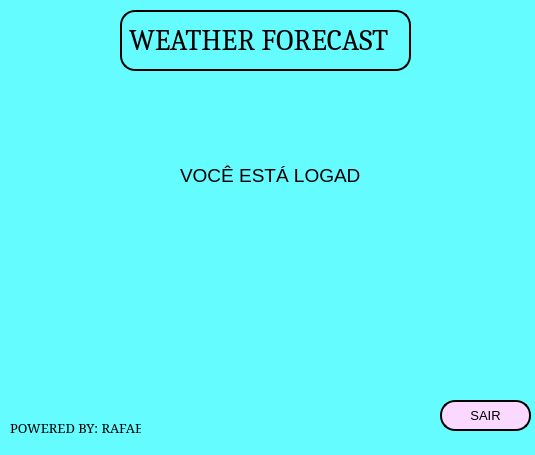
<?xml version="1.0" encoding="UTF-8"?>
<ui version="4.0">
 <class>MainWindow</class>
 <widget class="QMainWindow" name="MainWindow">
  <property name="geometry">
   <rect>
    <x>0</x>
    <y>0</y>
    <width>535</width>
    <height>455</height>
   </rect>
  </property>
  <property name="windowTitle">
   <string>MainWindow</string>
  </property>
  <property name="styleSheet">
   <string notr="true">background-color: rgb(101, 252, 255);</string>
  </property>
  <widget class="QWidget" name="centralwidget">
   <widget class="QLabel" name="labeltext0">
    <property name="geometry">
     <rect>
      <x>120</x>
      <y>10</y>
      <width>291</width>
      <height>61</height>
     </rect>
    </property>
    <property name="font">
     <font>
      <family>Cambria</family>
      <pointsize>22</pointsize>
     </font>
    </property>
    <property name="styleSheet">
     <string notr="true">background-color: rbg(255, 255, 255);
border-radius: 15px; 
border-style: outset; 
border-width: 2px;</string>
    </property>
    <property name="lineWidth">
     <number>15</number>
    </property>
    <property name="midLineWidth">
     <number>15</number>
    </property>
    <property name="text">
     <string>WEATHER FORECAST</string>
    </property>
    <property name="textFormat">
     <enum>Qt::MarkdownText</enum>
    </property>
    <property name="margin">
     <number>-1</number>
    </property>
    <property name="indent">
     <number>7</number>
    </property>
    <property name="openExternalLinks">
     <bool>false</bool>
    </property>
    <property name="buddy">
     <cstring></cstring>
    </property>
   </widget>
   <widget class="QLabel" name="label">
    <property name="geometry">
     <rect>
      <x>180</x>
      <y>140</y>
      <width>181</width>
      <height>71</height>
     </rect>
    </property>
    <property name="font">
     <font>
      <pointsize>14</pointsize>
     </font>
    </property>
    <property name="text">
     <string>VOCÊ ESTÁ LOGADO!</string>
    </property>
   </widget>
   <widget class="QLabel" name="powerlabel">
    <property name="geometry">
     <rect>
      <x>10</x>
      <y>420</y>
      <width>131</width>
      <height>16</height>
     </rect>
    </property>
    <property name="font">
     <font>
      <family>SimSun</family>
      <pointsize>10</pointsize>
     </font>
    </property>
    <property name="text">
     <string>POWERED BY: RAFAEL</string>
    </property>
   </widget>
   <widget class="QPushButton" name="pushButton_2">
    <property name="geometry">
     <rect>
      <x>440</x>
      <y>400</y>
      <width>91</width>
      <height>31</height>
     </rect>
    </property>
    <property name="font">
     <font>
      <pointsize>10</pointsize>
     </font>
    </property>
    <property name="styleSheet">
     <string notr="true">QPushButton {
background-color: rgb(250, 216, 255);
border-radius: 15px; 
border-style: outset; 
border-width: 2px;
border-color: black;
}
QPushButton:pressed {
background-color: rgb(250, 216, 255);
border-style: outset; 
border-width: 2px;
border-radius: 15px; 
border-color: white;
}</string>
    </property>
    <property name="text">
     <string>SAIR</string>
    </property>
   </widget>
  </widget>
  <widget class="QStatusBar" name="statusbar"/>
 </widget>
 <resources/>
 <connections/>
</ui>
